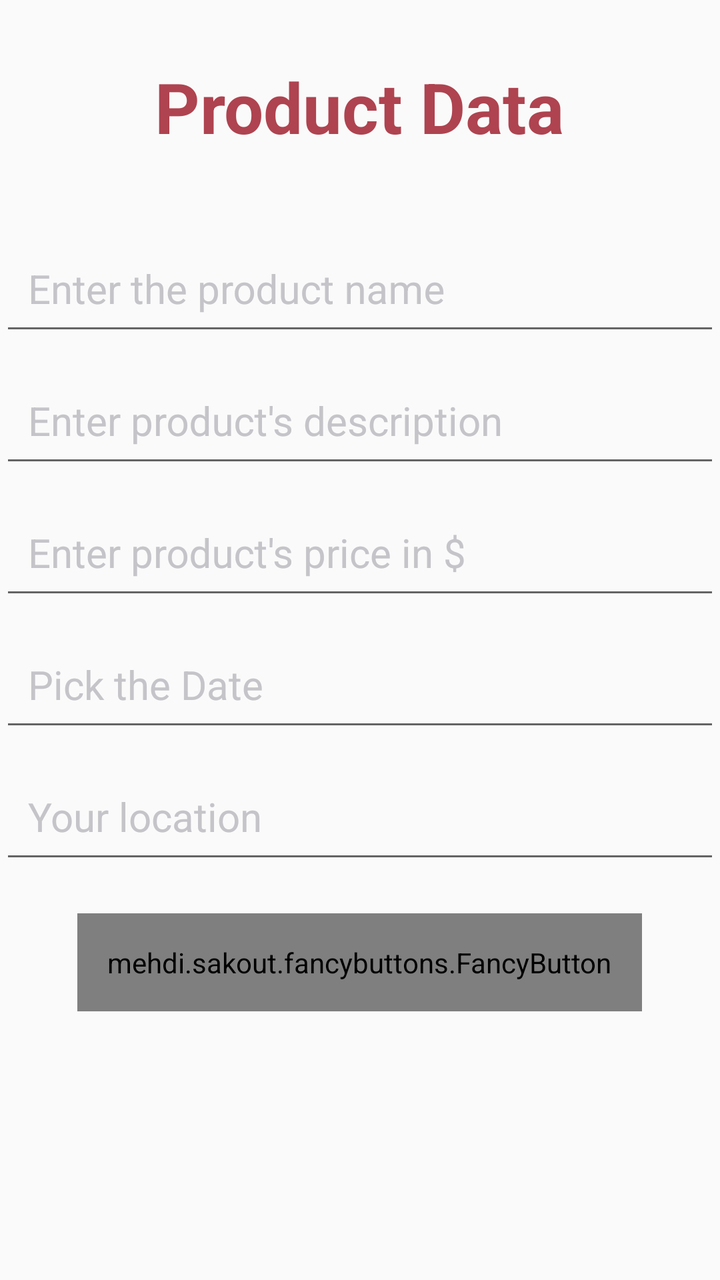
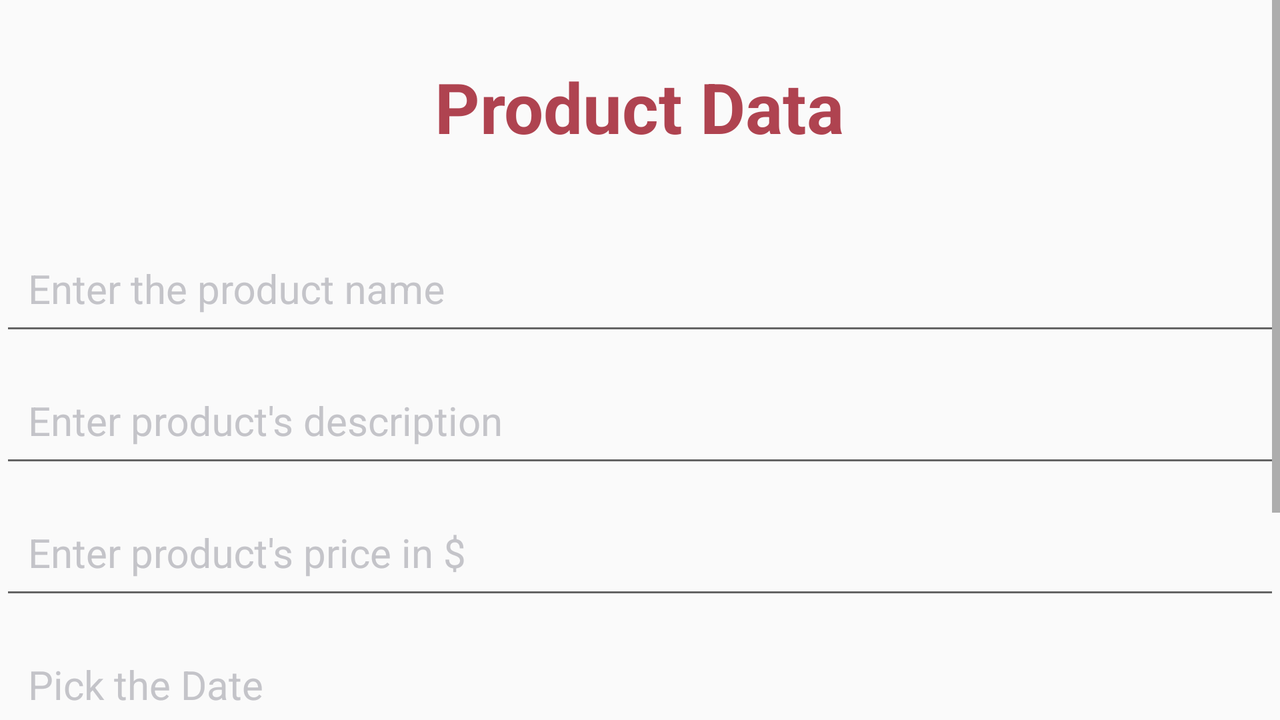

First picture: res/layout/ on a phone held upright. Second picture: the repository's own variant of that layout, on a device whose configuration matches the variant's folder. Source for both follows.
<!-- AndroidManifest.xml: application theme AppTheme.NoActionBar -->
<!-- res/layout/fragment_sell.xml -->
<RelativeLayout xmlns:android="http://schemas.android.com/apk/res/android"
    xmlns:tools="http://schemas.android.com/tools"
    xmlns:app="http://schemas.android.com/apk/res-auto"
    xmlns:fancy="http://schemas.android.com/apk/res-auto"
    android:layout_width="match_parent"
    android:layout_height="match_parent"
    tools:context="com.example.nitishbhaskar.cherrypick.SellFragment"
    android:id="@+id/sellPageFragment"
    android:transitionName="testTransition"
    app:layout_behavior="@string/appbar_scrolling_view_behavior">


    <TextView
        android:layout_width="wrap_content"
        android:layout_height="wrap_content"
        android:id="@+id/sellheader"
        android:text="Product Data"
        android:layout_centerHorizontal="true"
        android:layout_marginTop="30dp"
        android:textSize="35sp"
        android:textStyle="bold"
        android:textColor="@color/colorPrimary"/>

    <android.support.design.widget.TextInputLayout
        android:layout_width="match_parent"
        android:layout_height="wrap_content"
        android:layout_below="@+id/sellheader"
        android:layout_marginTop="30dp"
        android:layout_alignParentLeft="true"
        android:layout_alignParentStart="true"
        android:textColorHint="#C4C4C9"
        android:id="@+id/pNameLayout">

        <android.support.design.widget.TextInputEditText
            android:id="@+id/pName"
            android:layout_width="fill_parent"
            android:layout_height="wrap_content"
            android:padding="14dp"
            android:textSize="20sp"
            android:textColor="@color/colorPrimary"
            android:singleLine="true"
            android:drawableTint= "#C4C4C9"
            android:hint="Enter the product name"
            android:inputType="text"
            android:nextFocusDown="@+id/pDescription"/>
    </android.support.design.widget.TextInputLayout>

    <android.support.design.widget.TextInputLayout
        android:layout_width="match_parent"
        android:layout_height="wrap_content"
        android:layout_below="@+id/pNameLayout"
        android:textColorHint="#C4C4C9"
        android:id="@+id/pDescriptionLayout"
        >

        <android.support.design.widget.TextInputEditText
            android:id="@+id/pDescription"
            android:layout_width="fill_parent"
            android:layout_height="wrap_content"
            android:layout_marginTop="16dp"
            android:singleLine="true"
            android:textColor="@color/colorPrimary"
            android:textColorHint="#C4C4C9"
            android:textSize="20sp"
            android:imeOptions="actionDone"
            android:padding="14dp"
            android:drawableTint= "#C4C4C9"
            android:hint="Enter product's description"
            android:inputType="textMultiLine"
            android:nextFocusDown="@+id/pPrice"/>
    </android.support.design.widget.TextInputLayout>

    <android.support.design.widget.TextInputLayout
        android:layout_width="match_parent"
        android:layout_height="wrap_content"
        android:layout_below="@+id/pDescriptionLayout"
        android:textColorHint="#C4C4C9"
        android:id="@+id/pPriceLayout"
        >

        <android.support.design.widget.TextInputEditText
            android:id="@+id/pPrice"
            android:layout_width="fill_parent"
            android:layout_height="wrap_content"
            android:layout_marginTop="16dp"
            android:singleLine="true"
            android:textColor="@color/colorPrimary"
            android:textColorHint="#C4C4C9"
            android:textSize="20sp"
            android:imeOptions="actionDone"
            android:padding="14dp"
            android:drawableTint= "#C4C4C9"
            android:hint="Enter product's price in $"
            android:inputType="numberDecimal"
            android:nextFocusDown="@+id/pDate"/>
    </android.support.design.widget.TextInputLayout>

    <android.support.design.widget.TextInputLayout
        android:layout_width="match_parent"
        android:layout_height="wrap_content"
        android:layout_below="@+id/pPriceLayout"
        android:textColorHint="#C4C4C9"
        android:id="@+id/pDateLayout"

        >

        <android.support.design.widget.TextInputEditText
            android:id="@+id/pDate"
            android:layout_width="fill_parent"
            android:layout_height="wrap_content"
            android:layout_marginTop="16dp"
            android:singleLine="true"
            android:textColor="@color/colorPrimary"
            android:textColorHint="#C4C4C9"
            android:textSize="20sp"
            android:imeOptions="actionDone"
            android:padding="14dp"
            android:drawableTint= "#C4C4C9"
            android:hint="Pick the Date"
            android:inputType="none"
            android:clickable="true"
            android:focusable="false"
            android:nextFocusDown="@+id/pLocation"/>
    </android.support.design.widget.TextInputLayout>

    <android.support.design.widget.TextInputLayout
        android:layout_width="match_parent"
        android:layout_height="wrap_content"
        android:layout_below="@+id/pDateLayout"
        android:textColorHint="#C4C4C9"
        android:id="@+id/pLocationLayout"

        >

        <android.support.design.widget.TextInputEditText
            android:id="@+id/pLocation"
            android:layout_width="fill_parent"
            android:layout_height="wrap_content"
            android:layout_marginTop="16dp"
            android:singleLine="true"
            android:textColor="@color/colorPrimary"
            android:textColorHint="#C4C4C9"
            android:textSize="20sp"
            android:imeOptions="actionDone"
            android:padding="14dp"
            android:drawableTint= "#C4C4C9"
            android:hint="Your location"
            android:inputType="none"
            android:clickable="true"
            />
    </android.support.design.widget.TextInputLayout>

    <mehdi.sakout.fancybuttons.FancyButton
        android:layout_width="wrap_content"
        android:layout_height="wrap_content"
        android:id="@+id/submitButton"
        android:layout_below="@+id/pLocationLayout"
        android:layout_marginLeft="55dp"
        android:layout_marginTop="20dp"
        android:layout_centerHorizontal="true"
        android:padding="15dp"
        fancy:fb_textSize="20sp"
        fancy:fb_borderColor="#FFFFFF"
        fancy:fb_borderWidth="1dp"
        fancy:fb_defaultColor="#D24958"
        fancy:fb_focusColor="#683045"
        fancy:fb_radius="10dp"
        fancy:fb_text="Snap and Submit"
        fancy:fb_textColor="#C4C4C9"/>

</RelativeLayout>
<!-- resources referenced by this layout -->
<resources>
  <color name="colorPrimary">#AF4350</color>
  <!-- from res/values-v21/ -->
  <style name="AppTheme.NoActionBar">
          <item name="windowActionBar">false</item>
          <item name="windowNoTitle">true</item>
  
          <item name="android:statusBarColor">@android:color/transparent</item>
          <item name="android:windowDrawsSystemBarBackgrounds">true</item>
  
  
      </style>
</resources>
<!-- res/layout-land/fragment_sell.xml (the author's variant of the layout above) -->
<!-- drawn on the phone turned sideways -->
<ScrollView xmlns:android="http://schemas.android.com/apk/res/android"
    android:layout_width="match_parent"
    android:layout_height="match_parent"
    android:fillViewport="true">
    <RelativeLayout xmlns:android="http://schemas.android.com/apk/res/android"
        xmlns:tools="http://schemas.android.com/tools"
        xmlns:app="http://schemas.android.com/apk/res-auto"
        xmlns:fancy="http://schemas.android.com/apk/res-auto"
        android:layout_width="match_parent"
        android:layout_height="match_parent"
        tools:context="com.example.nitishbhaskar.cherrypick.SellFragment"
        android:id="@+id/sellPageFragment"
        android:transitionName="testTransition"
        app:layout_behavior="@string/appbar_scrolling_view_behavior">


        <TextView
            android:layout_width="wrap_content"
            android:layout_height="wrap_content"
            android:id="@+id/sellheader"
            android:text="Product Data"
            android:layout_centerHorizontal="true"
            android:layout_marginTop="30dp"
            android:textSize="35sp"
            android:textStyle="bold"
            android:textColor="@color/colorPrimary"/>

        <android.support.design.widget.TextInputLayout
            android:layout_width="match_parent"
            android:layout_height="wrap_content"
            android:layout_below="@+id/sellheader"
            android:layout_marginTop="30dp"
            android:layout_alignParentLeft="true"
            android:layout_alignParentStart="true"
            android:textColorHint="#C4C4C9"
            android:id="@+id/pNameLayout">

            <android.support.design.widget.TextInputEditText
                android:id="@+id/pName"
                android:layout_width="fill_parent"
                android:layout_height="wrap_content"
                android:padding="14dp"
                android:textSize="20sp"
                android:textColor="@color/colorPrimary"
                android:singleLine="true"
                android:drawableTint= "#C4C4C9"
                android:hint="Enter the product name"
                android:inputType="text"
                android:nextFocusDown="@+id/pDescription"/>
        </android.support.design.widget.TextInputLayout>

        <android.support.design.widget.TextInputLayout
            android:layout_width="match_parent"
            android:layout_height="wrap_content"
            android:layout_below="@+id/pNameLayout"
            android:textColorHint="#C4C4C9"
            android:id="@+id/pDescriptionLayout"
            >

            <android.support.design.widget.TextInputEditText
                android:id="@+id/pDescription"
                android:layout_width="fill_parent"
                android:layout_height="wrap_content"
                android:layout_marginTop="16dp"
                android:singleLine="true"
                android:textColor="@color/colorPrimary"
                android:textColorHint="#C4C4C9"
                android:textSize="20sp"
                android:imeOptions="actionDone"
                android:padding="14dp"
                android:drawableTint= "#C4C4C9"
                android:hint="Enter product's description"
                android:inputType="textMultiLine"
                android:nextFocusDown="@+id/pPrice"/>
        </android.support.design.widget.TextInputLayout>

        <android.support.design.widget.TextInputLayout
            android:layout_width="match_parent"
            android:layout_height="wrap_content"
            android:layout_below="@+id/pDescriptionLayout"
            android:textColorHint="#C4C4C9"
            android:id="@+id/pPriceLayout"
            >

            <android.support.design.widget.TextInputEditText
                android:id="@+id/pPrice"
                android:layout_width="fill_parent"
                android:layout_height="wrap_content"
                android:layout_marginTop="16dp"
                android:singleLine="true"
                android:textColor="@color/colorPrimary"
                android:textColorHint="#C4C4C9"
                android:textSize="20sp"
                android:imeOptions="actionDone"
                android:padding="14dp"
                android:drawableTint= "#C4C4C9"
                android:hint="Enter product's price in $"
                android:inputType="numberDecimal"
                android:nextFocusDown="@+id/pDate"/>
        </android.support.design.widget.TextInputLayout>

        <android.support.design.widget.TextInputLayout
            android:layout_width="match_parent"
            android:layout_height="wrap_content"
            android:layout_below="@+id/pPriceLayout"
            android:textColorHint="#C4C4C9"
            android:id="@+id/pDateLayout"

            >

            <android.support.design.widget.TextInputEditText
                android:id="@+id/pDate"
                android:layout_width="fill_parent"
                android:layout_height="wrap_content"
                android:layout_marginTop="16dp"
                android:singleLine="true"
                android:textColor="@color/colorPrimary"
                android:textColorHint="#C4C4C9"
                android:textSize="20sp"
                android:imeOptions="actionDone"
                android:padding="14dp"
                android:drawableTint= "#C4C4C9"
                android:hint="Pick the Date"
                android:inputType="none"
                android:clickable="true"
                android:focusable="false"
                android:nextFocusDown="@+id/pLocation"/>
        </android.support.design.widget.TextInputLayout>

        <android.support.design.widget.TextInputLayout
            android:layout_width="match_parent"
            android:layout_height="wrap_content"
            android:layout_below="@+id/pDateLayout"
            android:textColorHint="#C4C4C9"
            android:id="@+id/pLocationLayout"

            >

            <android.support.design.widget.TextInputEditText
                android:id="@+id/pLocation"
                android:layout_width="fill_parent"
                android:layout_height="wrap_content"
                android:layout_marginTop="16dp"
                android:singleLine="true"
                android:textColor="@color/colorPrimary"
                android:textColorHint="#C4C4C9"
                android:textSize="20sp"
                android:imeOptions="actionDone"
                android:padding="14dp"
                android:drawableTint= "#C4C4C9"
                android:hint="Your location"
                android:inputType="none"
                android:clickable="true"
                />
        </android.support.design.widget.TextInputLayout>

        <mehdi.sakout.fancybuttons.FancyButton
            android:layout_width="wrap_content"
            android:layout_height="wrap_content"
            android:id="@+id/submitButton"
            android:layout_below="@+id/pLocationLayout"
            android:layout_marginLeft="55dp"
            android:layout_marginTop="20dp"
            android:layout_centerHorizontal="true"
            android:padding="15dp"
            fancy:fb_textSize="20sp"
            fancy:fb_borderColor="#FFFFFF"
            fancy:fb_borderWidth="1dp"
            fancy:fb_defaultColor="#D24958"
            fancy:fb_focusColor="#683045"
            fancy:fb_radius="10dp"
            fancy:fb_text="Snap and Submit"
            fancy:fb_textColor="#C4C4C9"/>

    </RelativeLayout>
</ScrollView>
